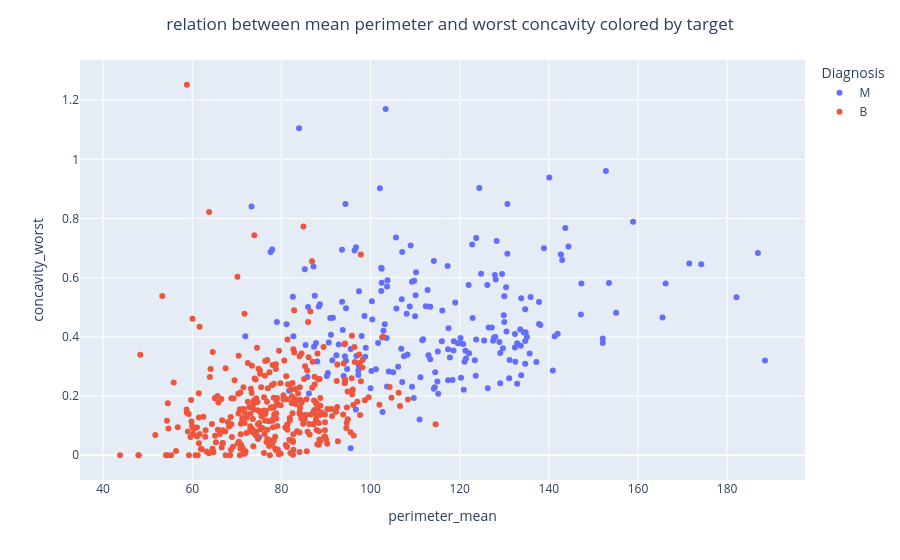

Notebook code cell kept with this figure:
### Markdown cell above
relationship between these 2 columns is weak linear and the more radius mean grows the more texture mean grows and Malignant cases starts showing

### Code cell
# relation between perimeter mean and concavity worst colored by the target
fig = px.scatter(data_frame= df , x = 'perimeter_mean' , y = 'concavity_worst' , color='Diagnosis')
fig.update_layout(
    title='relation between mean perimeter and worst concavity colored by target' ,
    title_x = 0.5
)

### Figure 1 — Plotly figure (JSON) as saved in the notebook; plotly's stock layout.template omitted (floating-point values rounded to 4 significant figures; data arrays with more than 128 entries replaced by an {"elided": "..."} marker saying what was removed)
{"data": [{"hovertemplate": "Diagnosis=M<br>perimeter_mean=%{x}<br>concavity_worst=%{y}<extra></extra>", "legendgroup": "M", "marker": {"color": "#636efa", "symbol": "circle"}, "mode": "markers", "name": "M", "orientation": "v", "showlegend": true, "type": "scatter", "x": {"elided": "212 float values"}, "xaxis": "x", "y": {"elided": "212 float values"}, "yaxis": "y"}, {"hovertemplate": "Diagnosis=B<br>perimeter_mean=%{x}<br>concavity_worst=%{y}<extra></extra>", "legendgroup": "B", "marker": {"color": "#EF553B", "symbol": "circle"}, "mode": "markers", "name": "B", "orientation": "v", "showlegend": true, "type": "scatter", "x": {"elided": "357 float values"}, "xaxis": "x", "y": {"elided": "357 float values"}, "yaxis": "y"}], "layout": {"legend": {"title": {"text": "Diagnosis"}, "tracegroupgap": 0}, "margin": {"t": 60}, "title": {"text": "relation between mean perimeter and worst concavity colored by target", "x": 0.5}, "xaxis": {"anchor": "y", "domain": [0, 1], "title": {"text": "perimeter_mean"}}, "yaxis": {"anchor": "x", "domain": [0, 1], "title": {"text": "concavity_worst"}}}}
